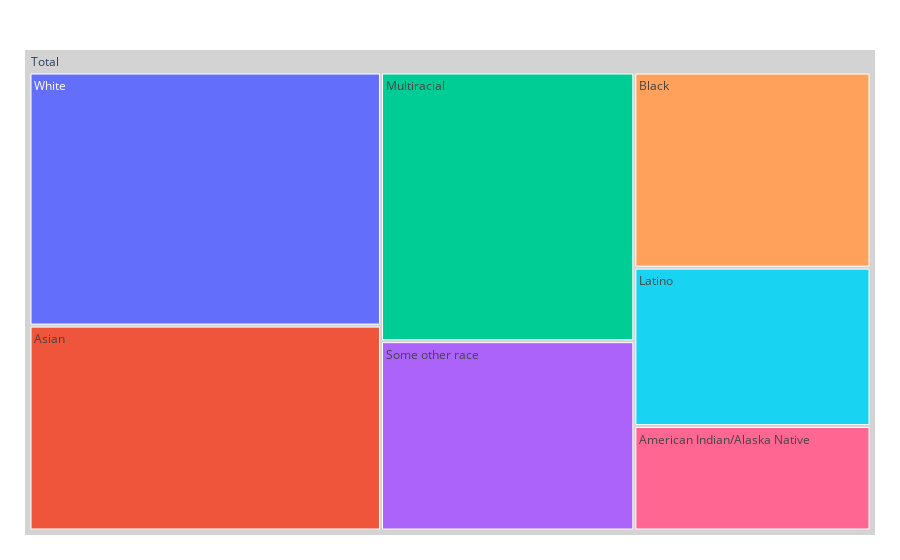

Notebook code cell kept with this figure:
### Code cell
fig = px.treemap(hw_race, 
                 path=[px.Constant('Total'), hw_race.index], 
                 values='High Wage Count',
                )
fig.update_traces(root_color='lightgrey')
fig.update_layout(margin = dict(t=50, l=25, r=25, b=25))
fig.show()

### Figure 1 — Plotly figure (JSON) as saved in the notebook; plotly's stock layout.template omitted (floating-point values rounded to 4 significant figures)
{"data": [{"branchvalues": "total", "domain": {"x": [0, 1], "y": [0, 1]}, "hovertemplate": "labels=%{label}<br>High Wage Count=%{value}<br>parent=%{parent}<br>id=%{id}<extra></extra>", "ids": ["Total/American Indian/Alaska Native", "Total/Asian", "Total/Black", "Total/Latino", "Total/Multiracial", "Total/Some other race", "Total/White", "Total"], "labels": ["American Indian/Alaska Native", "Asian", "Black", "Latino", "Multiracial", "Some other race", "White", "Total"], "name": "", "parents": ["Total", "Total", "Total", "Total", "Total", "Total", "Total", ""], "root": {"color": "lightgrey"}, "type": "treemap", "values": [1829000.0, 5338000.0, 3415000.0, 2772000.0, 5043000.0, 3554000.0, 6593000.0, 28540000.0]}], "layout": {"legend": {"tracegroupgap": 0}, "margin": {"b": 25, "l": 25, "r": 25, "t": 50}}}
